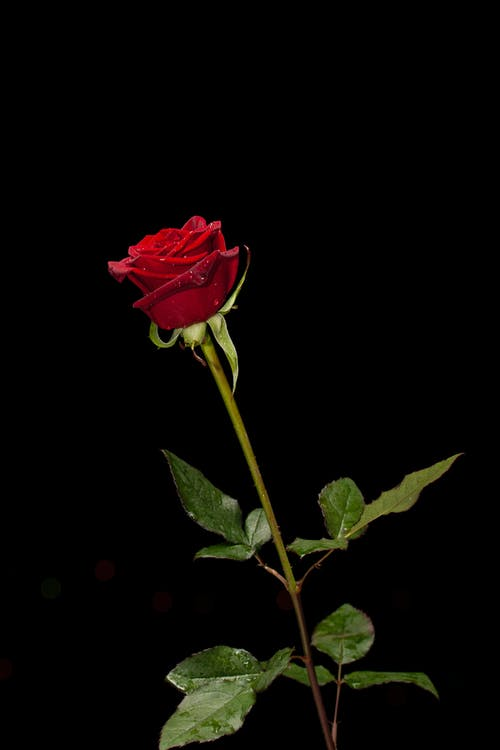
#> input picture image/rose.jpg, 500 x 750 px
$ python main.py
#> lines starting #> are read from the running program, lines starting #| are printed output that depends on the picture; after the words box and inside, x2 and y2 are one past the last pixel; in counts of white or black regions, pixels touching at a corner belong together; pictures that were not available may be replaced by others from this repository, and a replacement may not be noted
import cv2 as cv
import numpy as np
path="image/rose.jpg"
road=cv.imread("image/road.jpg",1)
img= cv.imread(path,1)
#> img is the input picture: shape (750, 500, 3); mean B, G, R 3.9, 7.4, 9.8
vid=cv.VideoCapture("video/dog.mp4")
'''
print(img.shape)
cv.imshow("rose_image.jpg",img)
cv.waitKey(0)
cv.destroyAllWindows()
'''
#resized_image=cv.resize(img,(int(img.shape[1]),int(img.shape[0]/2)))

resized_image=cv.resize(img,(0,0),fx=.4,fy=.4)

#fuction for resizing image
def resized_frame(frame,scale=.5):
#> called with scale = 0.5
    width = int(frame.shape[1] * scale)
#> width = 250
    height = int(frame.shape[0] * scale)
#> height = 375
    dim=(width,height)
#> dim = (250, 375)
    return cv.resize(frame,dim,interpolation=cv.INTER_AREA)


def square(frame):
    w,h=400,400
    return cv.resize(frame,(w,h))


#function for rescaleframe
def rescaleframe(frame, scale=0.2):
#> called with scale = 0.2
    width=int(frame.shape[1]*scale)
#> width = 100
    height=int(frame.shape[0]*scale)
#> height = 150
    dimention=(width,height)
#> dimention = (100, 150)

    return cv.resize(frame,dimention,interpolation=cv.INTER_AREA)
#> returned value: shape (150, 100, 3)

resized_image=resized_frame(img)
rescaled_image=rescaleframe(img)
image_gray=cv.cvtColor(img,cv.COLOR_BGR2GRAY) # Band W image
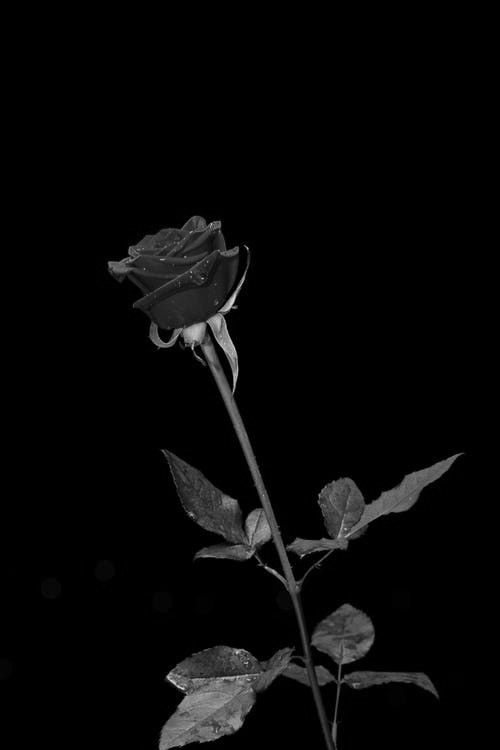
#> image_gray: shape (750, 500); min 0, max 223, mean 7.7
image_blur=cv.GaussianBlur(img,(7,7),0)# blur ( ) blur
image_canny=cv.Canny(img,150,200) #edge in the images
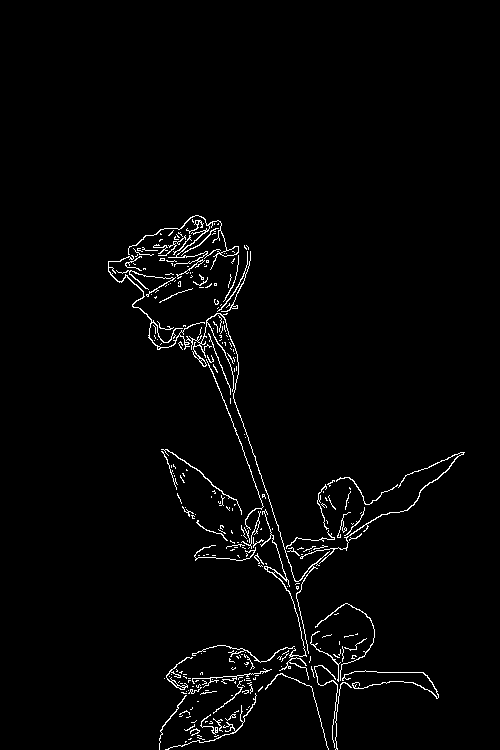
#> image_canny: shape (750, 500); 2.1% white in thin lines or dots, all inside (x1, y1, x2, y2) = (108, 215, 465, 750)

#morphological transformation
kernel=np.ones((5,5),np.uint8)

image_dialation=cv.dilate(image_canny,kernel,iterations=1)
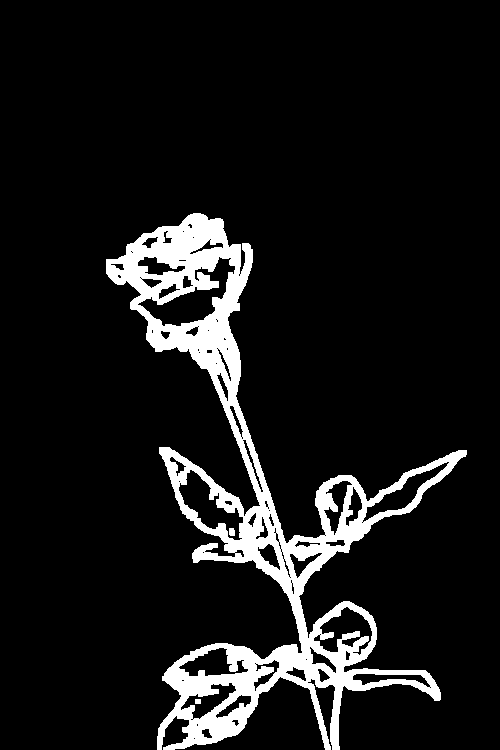
#> image_dialation: shape (750, 500); 9.5% white; 3 white regions, box (x1, y1, x2, y2) and area: (106, 213, 467, 750) 35558, (229, 528, 235, 536) 45, (195, 699, 201, 704) 30
image_erosion=cv.erode(image_dialation,kernel,iterations=1)
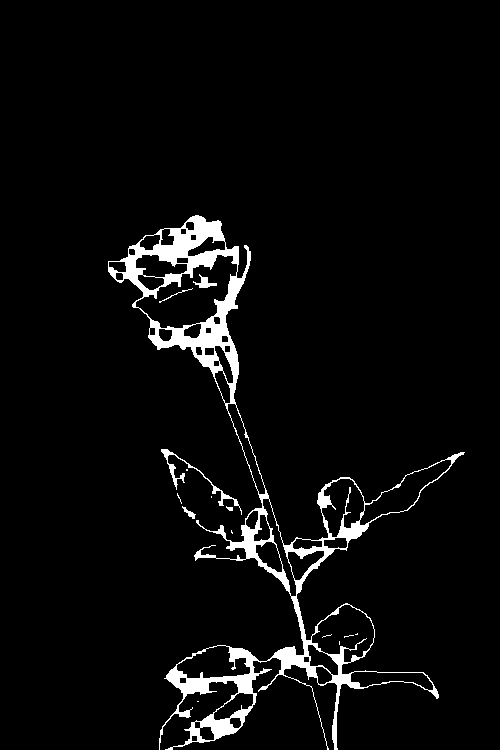
#> image_erosion: shape (750, 500); 4.3% white; 15 white regions (9 under 20 px), largest, box (x1, y1, x2, y2) and area: (108, 215, 465, 750) 15502, (161, 449, 242, 515) 444, (193, 274, 217, 288) 133, (182, 506, 196, 519) 62, (159, 288, 193, 303) 45, (226, 506, 233, 511) 23
image_gradient = cv.morphologyEx(image_canny, cv.MORPH_GRADIENT, kernel)
image_blackhat = cv.morphologyEx(image_canny, cv.MORPH_BLACKHAT, kernel)
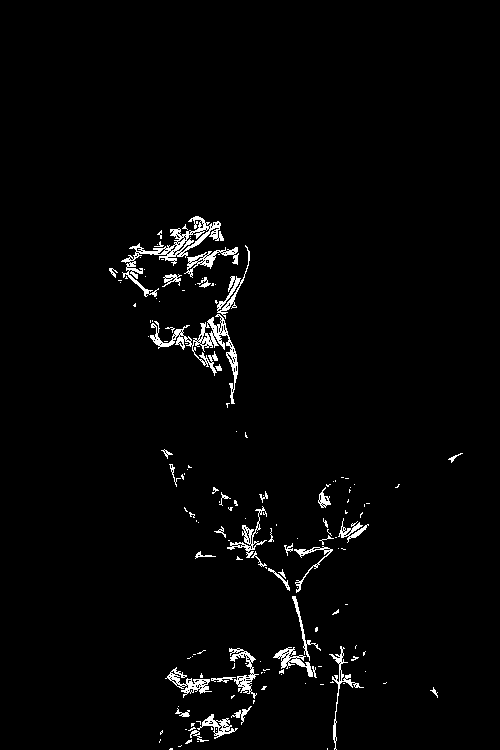
#> image_blackhat: shape (750, 500); 2.3% white in thin lines or dots, all inside (x1, y1, x2, y2) = (109, 216, 463, 750)

cv.imshow("image_showing",image_erosion)

cv.waitKey(0)


#playing video and 0xFF==ord("f") for close window clicking f
while True:
    isTrue, frame=vid.read()
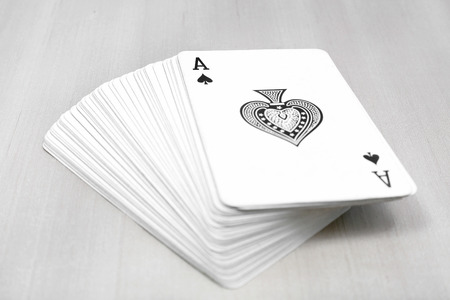
#> input picture image/king.jpg, 450 x 300 px, given in place of dog.mp4, which was not available
#> frame is the input picture: shape (300, 450, 3); mean B, G, R 217, 217.4, 217.8
    frame_resized=rescaleframe(frame)
#> call 2 of rescaleframe, with scale = 0.2
#> in rescaleframe (call 2), `return cv.resize(frame,dimention,interpolation=cv.INTER_AREA)`:
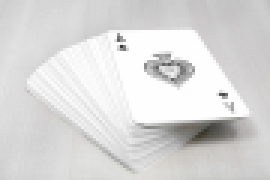
#> returned value: shape (60, 90, 3) (shown 3 times larger); mean of channels 0, 1, 2 217, 217.4, 217.8; drawn as B, G, R

    cv.imshow("playing_video resized",frame_resized)
    if cv.waitKey(1) & 0xFF==ord('f') :
#> (key Esc is pressed here)
        break


#webcamera live video..

framewidth=640
frameheight=360
cap=cv.VideoCapture(0)
cap.set(4,framewidth)
cap.set(5,frameheight)
while True:
    success,img=cap.read()
    cv.imshow("Live",img)
    if cv.waitKey(1) & 0xff==ord("f"):
        break


# Crop and Resizing the images

print(road.shape)
sq=square(road)
cv.imshow("road",road)
cv.imshow("sqaure_image",sq)
cv.waitKey(0)
print(sq.shape)

#Cropping
crop_image=road[300:553,358:600] #[height:width]=[px:px : px:px]
cv.imshow("Cropped Image",crop_image)
cv.waitKey(0)

#Drawing shapes and text in images

blank_white= 255*np.ones([512,512,3],np.uint8)
blank_black=np.zeros([512,512,3],np.uint8)

blank_black[0:512,256:512]=252,0,0 #change the color px to px
blank_white[256:512,0:512]=252,1,1 # chang the clr to px to px
blank_white[:]=255,1,1             #turn white image to blue

#line, rectangle, circle, putText, ellipse
black_img=np.zeros([500,500,3],np.uint8)

'''
To draw a Line
For drawing a line cv2.line() function is used. This function takes five arguments

Image object on which to draw
Starting point coordinates (x, y)
End point coordinates (x, y)
Stroke color in BGR (not RGB, to be noted)
Stroke thickness (in pixels)
'''
cv.line(black_img,(0,0),(500,500),(0,255,0),2)

'''
To draw a Rectangle
For drawing a rectangle cv2.rectangle() function is used. This function accepts five input parameters.

Image object on which to draw
Coordinates of the vertex at the top left (x, y)
Coordinates of the lower right vertex (x, y)
Stroke color in BGR (not RGB, to be noted)
Stroke thickness (in pixels)
'''

cv.rectangle(black_img,(50,300),(260,450),(255, 0, 0),2)


'''
To draw a circle
For drawing a circle, cv2.circle() function is used. This function accepts five input parameters.

Image object on which to draw
Center coordinates (x, y)
Radius of the circle
Stroke color in BGR (not RGB, to be noted)
Stroke thickness (in pixels)
'''

cv.circle(black_img,(350,150),100,(0, 0, 255),2)

'''
To draw the text
To write text with OpenCV there is cv2.putText() function that accepts a number of arguments.

The image on which to draw
The text to be written
Coordinates of the text start point
Font to be used
Font size
Text color
Text thickness
The type of the line used
'''
cv.putText(black_img,"Mahedi Hassan",(10,250),cv.FONT_HERSHEY_SIMPLEX,0.8,(255,255,255),1,cv.LINE_AA)

cv.imshow("Black",black_img)
cv.waitKey(0)
